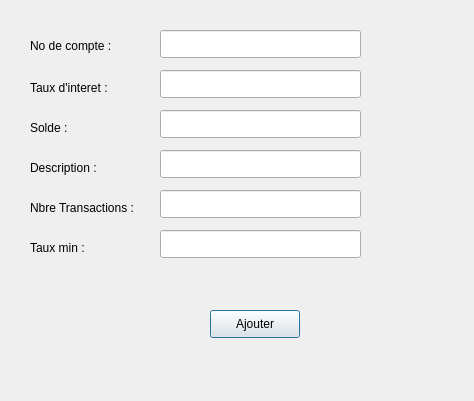
<?xml version="1.0" encoding="UTF-8"?>
<ui version="4.0">
 <class>AjoutCheque</class>
 <widget class="QDialog" name="AjoutCheque">
  <property name="geometry">
   <rect>
    <x>0</x>
    <y>0</y>
    <width>474</width>
    <height>401</height>
   </rect>
  </property>
  <property name="windowTitle">
   <string>AjoutCheque</string>
  </property>
  <widget class="QLabel" name="label">
   <property name="geometry">
    <rect>
     <x>30</x>
     <y>30</y>
     <width>91</width>
     <height>31</height>
    </rect>
   </property>
   <property name="text">
    <string>No de compte :</string>
   </property>
  </widget>
  <widget class="QLabel" name="label_2">
   <property name="geometry">
    <rect>
     <x>30</x>
     <y>80</y>
     <width>91</width>
     <height>16</height>
    </rect>
   </property>
   <property name="text">
    <string>Taux d'interet :</string>
   </property>
  </widget>
  <widget class="QLabel" name="label_3">
   <property name="geometry">
    <rect>
     <x>30</x>
     <y>120</y>
     <width>58</width>
     <height>16</height>
    </rect>
   </property>
   <property name="text">
    <string>Solde :</string>
   </property>
  </widget>
  <widget class="QLabel" name="label_4">
   <property name="geometry">
    <rect>
     <x>30</x>
     <y>160</y>
     <width>91</width>
     <height>16</height>
    </rect>
   </property>
   <property name="text">
    <string>Description :</string>
   </property>
  </widget>
  <widget class="QLabel" name="label_5">
   <property name="geometry">
    <rect>
     <x>30</x>
     <y>200</y>
     <width>151</width>
     <height>16</height>
    </rect>
   </property>
   <property name="text">
    <string>Nbre Transactions :</string>
   </property>
  </widget>
  <widget class="QLabel" name="label_6">
   <property name="geometry">
    <rect>
     <x>30</x>
     <y>240</y>
     <width>58</width>
     <height>16</height>
    </rect>
   </property>
   <property name="text">
    <string>Taux min :</string>
   </property>
  </widget>
  <widget class="QPushButton" name="pushButtonAjoutCheque">
   <property name="geometry">
    <rect>
     <x>210</x>
     <y>310</y>
     <width>90</width>
     <height>28</height>
    </rect>
   </property>
   <property name="text">
    <string>Ajouter</string>
   </property>
  </widget>
  <widget class="QLineEdit" name="lineEdit_compte">
   <property name="geometry">
    <rect>
     <x>160</x>
     <y>30</y>
     <width>201</width>
     <height>28</height>
    </rect>
   </property>
  </widget>
  <widget class="QLineEdit" name="lineEdit_tauxInteret">
   <property name="geometry">
    <rect>
     <x>160</x>
     <y>70</y>
     <width>201</width>
     <height>28</height>
    </rect>
   </property>
  </widget>
  <widget class="QLineEdit" name="lineEdit_Solde">
   <property name="geometry">
    <rect>
     <x>160</x>
     <y>110</y>
     <width>201</width>
     <height>28</height>
    </rect>
   </property>
  </widget>
  <widget class="QLineEdit" name="lineEdit_Description">
   <property name="geometry">
    <rect>
     <x>160</x>
     <y>150</y>
     <width>201</width>
     <height>28</height>
    </rect>
   </property>
  </widget>
  <widget class="QLineEdit" name="lineEdit_Transactions">
   <property name="geometry">
    <rect>
     <x>160</x>
     <y>190</y>
     <width>201</width>
     <height>28</height>
    </rect>
   </property>
  </widget>
  <widget class="QLineEdit" name="lineEdit_tauxmin">
   <property name="geometry">
    <rect>
     <x>160</x>
     <y>230</y>
     <width>201</width>
     <height>28</height>
    </rect>
   </property>
  </widget>
 </widget>
 <resources/>
 <connections>
  <connection>
   <sender>pushButtonAjoutCheque</sender>
   <signal>clicked()</signal>
   <receiver>AjoutCheque</receiver>
   <slot>slotConfirmerCheque()</slot>
   <hints>
    <hint type="sourcelabel">
     <x>254</x>
     <y>323</y>
    </hint>
    <hint type="destinationlabel">
     <x>236</x>
     <y>200</y>
    </hint>
   </hints>
  </connection>
 </connections>
 <slots>
  <slot>slotConfirmerCheque()</slot>
 </slots>
</ui>
